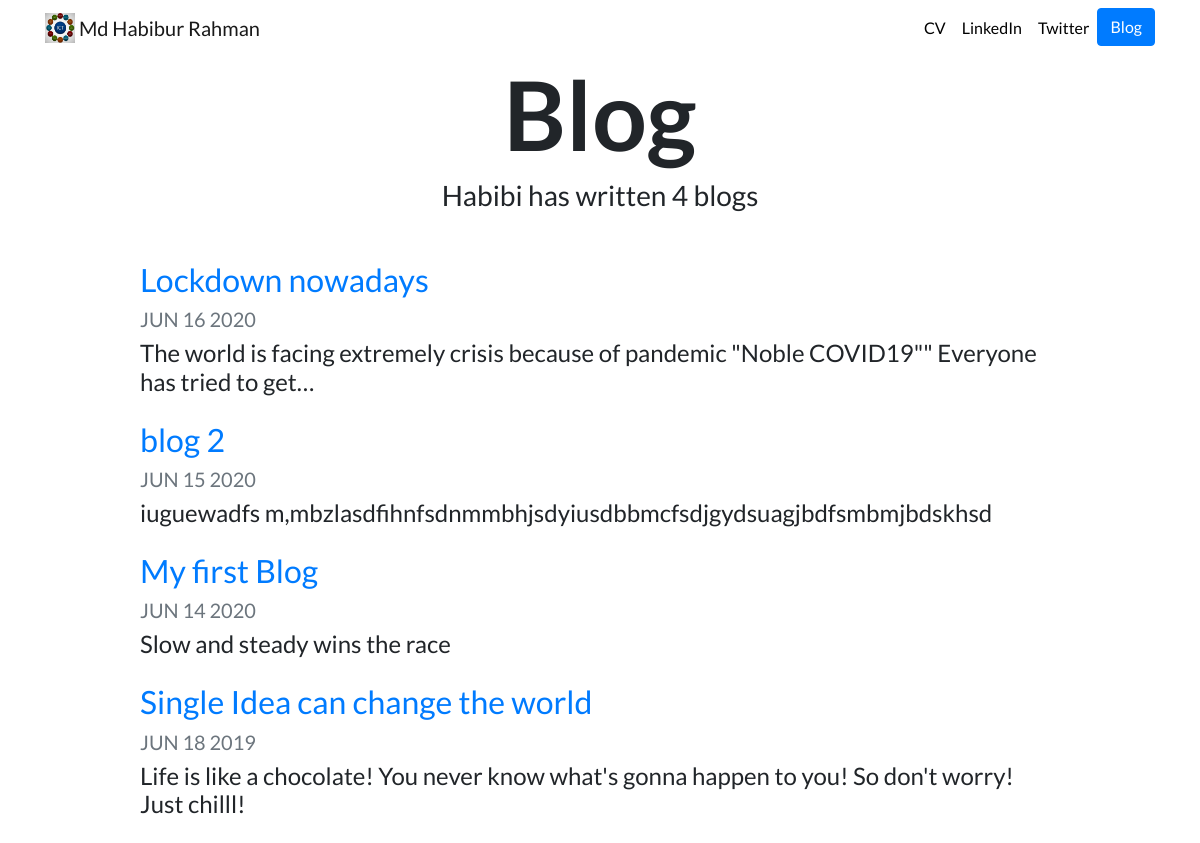
Screenshot of /blog/ with the database file from the repository.
### blog/models.py (models this page shows, shortened)
class Blog(models.Model):
    title = models.CharField(max_length=200)
    description = models.TextField()
    date = models.DateField()

### blog/views.py (the view)
# urls.py: path('', views.all_blogs, name='all_blogs'),
def all_blogs(request):
    blogs = Blog.objects.order_by('-date')
    return render(request, 'blog/all_blogs.html', {'blogs':blogs})

### blog/templates/blog/all_blogs.html
{% extends "portfolio/base.html" %}
{% load static %}
{% block content %}
<h1 id="blogtitle" class="font-weight-bold text-center">Blog</h1>
<h3 class="text-center mb-5">Habibi has written {{ blogs.count }} blog{{ blogs.count|pluralize }}</h3>
{% for blog in blogs %}
<div class="row justify-content-center my-3">
  <div class="col-md-10">
    <a href="{% url 'blog:detail' blog.id %}">
      <h2>{{ blog.title }}</h2>
    </a>
    <h5 class="text-muted">{{ blog.date|date:'M d Y'|upper }}</h5>
    <h4>{{ blog.description|striptags|truncatechars:100 }}</h4>
  </div>
</div>
{% endfor %}
{% endblock %}

### portfolio/static/portfolio/custom.css (style rules this page uses)
body { font-family: 'Lato', sans-serif; }
#blogtitle { font-size: 6rem; }

### rows the page displays
Blog: title "Lockdown nowadays", date "JUN 16 2020", description "The world is facing extremely crisis because of pandemic \"Noble COVID19\"\" Everyone has tried to get…"
Blog: title "blog 2", date "JUN 15 2020", description "iuguewadfs m,mbzlasdfihnfsdnmmbhjsdyiusdbbmcfsdjgydsuagjbdfsmbmjbdskhsd"
Blog: title "My first Blog", date "JUN 14 2020", description "Slow and steady wins the race"
Blog: title "Single Idea can change the world", date "JUN 18 2019", description "Life is like a chocolate! You never know what's gonna happen to you! So don't worry! Just chilll!"

### other values shown
{{ blogs.count }} "4"
